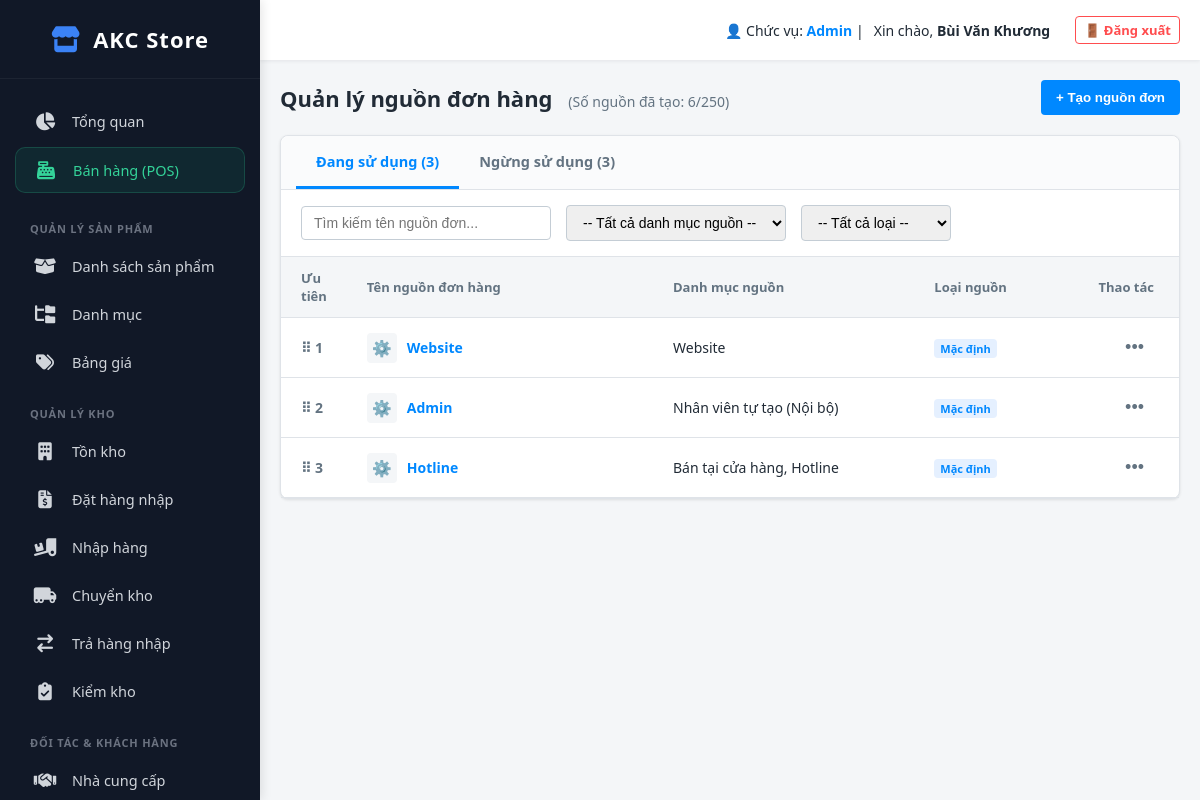
Screenshot of /index.php?action=order_sources (signed in) with the database file from the repository.
### tables this page shows
CREATE TABLE `order_sources` (
  `id` int(11) NOT NULL,
  `source_name` varchar(100) NOT NULL,
  `category_name` varchar(100) NOT NULL,
  `source_type` varchar(50) DEFAULT 'Mặc định',
  `status` varchar(50) DEFAULT 'Đang sử dụng',
  `logo_url` varchar(255) DEFAULT NULL,
  `sort_order` int(11) DEFAULT 0,
  `created_at` timestamp NOT NULL DEFAULT current_timestamp()
);

### app/controllers/OrderSourceController.php (called while the page is built, shortened)
<?php
require_once __DIR__ . '/../../config/database.php';
class OrderSourceController
{
    private $db;
    public function __construct()
    {
        $this->db = (new Database())->getConnection();
    }
    public function index()
    {
        $stmt = $this->db->query("SELECT * FROM order_sources ORDER BY sort_order ASC, id DESC");
        $all_sources = $stmt->fetchAll(PDO::FETCH_ASSOC);
        $total_created = count($all_sources);
        $active_sources = array_filter($all_sources, fn($s) => $s['status'] === 'Đang sử dụng');
        $inactive_sources = array_filter($all_sources, fn($s) => $s['status'] === 'Ngừng sử dụng');
        require_once __DIR__ . '/../views/settings/order_sources.php';
    }
}

### public/index.php (called while the page is built, shortened)
<?php
$app = new App();

### config/database.php (called while the page is built, shortened)
<?php
class Database
{
    private $host = "localhost";
    private $db_name = "quanly_imei";
    private $username = "root";
    private $password = "";
    public function getConnection()
    {
        $this->conn = null;
        try {
            $this->conn = new PDO("mysql:host=" . $this->host . ";dbname=" . $this->db_name, $this->username, $this->password);
            $this->conn->exec("set names utf8");
            $this->conn->setAttribute(PDO::ATTR_ERRMODE, PDO::ERRMODE_EXCEPTION);
        } catch (PDOException $exception) {
            echo "Lỗi kết nối CSDL: " . $exception->getMessage();
        }
        return $this->conn;
    }
}

### app/views/settings/order_sources.php (the view, shortened to what this page needs)
<?php
require_once __DIR__ . '/../layout/header.php'; ?>
<div class="v3-header">
    <div class="v3-title">Quản lý nguồn đơn hàng <span style="font-size:14px; color:#637381; font-weight:normal; margin-left:10px;">(Số nguồn đã tạo: <?php echo $total_created; ?>/250)</span></div>
    <button style="background: #0088ff; color: #fff; border: none; padding: 10px 15px; border-radius: 4px; font-weight: 600; cursor: pointer;" onclick="openCreateModal()">+ Tạo nguồn đơn</button>
</div>
<div class="v3-card">
    <div class="tabs-bar">
        <div class="tab-item active" onclick="switchTab('active', this)">Đang sử dụng (<?php echo count($active_sources); ?>)</div>
        <div class="tab-item" onclick="switchTab('inactive', this)">Ngừng sử dụng (<?php echo count($inactive_sources); ?>)</div>
    </div>
    <div class="filter-bar">
        <input type="text" id="txt_search" class="form-control" style="width: 250px;" placeholder="Tìm kiếm tên nguồn đơn..." oninput="filterSources()">
        <select id="sel_category" class="form-control" style="width: 220px;" onchange="filterSources()">
            <option value="">-- Tất cả danh mục nguồn --</option>
        </select>
        <select id="sel_type" class="form-control" style="width: 150px;" onchange="filterSources()">
            <option value="">-- Tất cả loại --</option>
        </select>
    </div>
    <div id="panel_active">
        <table class="table-sources">
            <thead>
                <tr>
                    <th style="width: 5%;">Ưu tiên</th>
                    <th style="width: 35%;">Tên nguồn đơn hàng</th>
                    <th style="width: 30%;">Danh mục nguồn</th>
                    <th style="width: 15%;">Loại nguồn</th>
                    <th style="width: 15%; text-align: right; padding-right:25px;">Thao tác</th>
                </tr>
            </thead>
            <tbody>
                <?php if (empty($active_sources)): ?>
                    <tr>
                        <td colspan="5" style="text-align:center; color:#8c98a4; padding:30px;">Không có nguồn đơn nào đang hoạt động.</td>
                    </tr>
                <?php else: ?>
                    <?php foreach ($active_sources as $s): ?>
                        <tr class="source-row" data-name="<?php echo strtolower($s['source_name']); ?>" data-cat="<?php echo $s['category_name']; ?>" data-type="<?php echo $s['source_type']; ?>">
                            <td style="color:#637381; font-weight:bold; cursor:move;">⠿ <?php echo $s['sort_order']; ?></td>
                            <td>
                                <div style="display:flex; align-items:center; gap:10px;">
                                    <div style="width:30px; height:30px; background:#f4f6f8; border-radius:4px; display:flex; align-items:center; justify-content:center; font-size:16px;">
                                        <?php echo $s['source_type'] == 'Mặc định' ? '⚙️' : '👑'; ?>
                                    </div>
                                    <b style="color:#0088ff;"><?php echo htmlspecialchars($s['source_name']); ?></b>
                                </div>
                            </td>
                            <td><?php echo htmlspecialchars($s['category_name']); ?></td>
                            <td>
                                <span class="badge-type <?php echo $s['source_type'] == 'Mặc định' ? 'badge-default' : 'badge-custom'; ?>">
                                    <?php echo $s['source_type']; ?>
                                </span>
                            </td>
                            <td style="text-align: right; padding-right:25px;">
                                <div class="action-menu-container">
                                    <button class="btn-trigger-menu" onclick="toggleDropdownMenu(event, <?php echo $s['id']; ?>)">•••</button>
                                </div>
                            </td>
                        </tr>
                    <?php endforeach; ?>
                <?php endif; ?>
            </tbody>
        </table>
    </div>
</div>
<?php require_once __DIR__ . '/../layout/footer.php'; ?>

### app/views/layout/header.php (style rules this page uses)
* { box-sizing: border-box; margin: 0; padding: 0; }
body { font-family: 'Segoe UI', Tahoma, Geneva, Verdana, sans-serif; background-color: #f4f6f8; color: #212b36; display: flex; height: 100vh; overflow: hidden; }

### app/views/settings/order_sources.php (style rules this page uses)
.v3-header { display: flex; justify-content: space-between; align-items: center; margin-bottom: 20px; }
.v3-title { font-size: 22px; font-weight: bold; color: #212b36; }
.v3-card { background: #fff; border-radius: 8px; box-shadow: 0 1px 3px rgba(0, 0, 0, 0.1); border: 1px solid #dfe3e8; margin-bottom: 20px; }
.tabs-bar { display: flex; background: #fafbfc; border-bottom: 1px solid #dfe3e8; padding: 0 15px; border-radius: 8px 8px 0 0; }
.tab-item { padding: 15px 20px; font-size: 14.5px; font-weight: 600; color: #637381; text-decoration: none; cursor: pointer; border-bottom: 3px solid transparent; }
.tab-item.active { color: #0088ff; border-bottom-color: #0088ff; }
.filter-bar { padding: 15px 20px; display: flex; gap: 15px; border-bottom: 1px solid #dfe3e8; background: #fff; align-items: center; }
.form-control { padding: 8px 12px; border: 1px solid #c4cdd5; border-radius: 4px; outline: none; font-size: 14px; }
.table-sources { width: 100%; border-collapse: collapse; }
.table-sources th { background: #f4f6f8; color: #637381; font-weight: 600; font-size: 13px; text-align: left; padding: 12px 20px; border-bottom: 1px solid #dfe3e8; }
.table-sources td { padding: 14px 20px; border-bottom: 1px solid #dfe3e8; font-size: 14px; color: #212b36; vertical-align: middle; }
.badge-type { font-size: 11px; padding: 2px 6px; border-radius: 4px; font-weight: 600; }
.badge-default { background: #e5f0ff; color: #0088ff; }
.action-menu-container { position: relative; display: inline-block; }
.btn-trigger-menu { background: none; border: none; font-size: 18px; cursor: pointer; color: #637381; padding: 5px 10px; }

### rows the page displays
order_sources: sort_order "1", source_name "Website", category_name "Website", source_type "Mặc định"
order_sources: sort_order "2", source_name "Admin", category_name "Nhân viên tự tạo (Nội bộ)", source_type "Mặc định"
order_sources: sort_order "3", source_name "Hotline", category_name "Bán tại cửa hàng, Hotline", source_type "Mặc định"

### other values shown
$user_session['role'] "Admin"
$user_session['full_name'] "Bùi Văn Khương"
$total_created "6"
count($active_sources) "3"
count($inactive_sources) "3"
